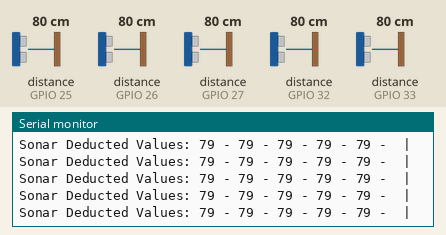
This sketch was run on a simulated ESP32. Parts: the last lines printed to the serial monitor. Wiring (inferred from the names in the program): 5 × ultrasonic range finder: trigger GPIO 25, echo GPIO 25 / trigger GPIO 26, echo GPIO 26 / trigger GPIO 27, echo GPIO 27 / trigger GPIO 32, echo GPIO 32 / trigger GPIO 33, echo GPIO 33. Inputs (shaded band) come from the test bench; at power-on: distance to the obstacle (sensors on GPIO 25, GPIO 26, GPIO 27, GPIO 32, GPIO 33) 80 cm. The echo pulse lasts 58.3 µs per cm.

Above: at 1.2 s.
1.3 s: distance to the obstacle (sensor on GPIO 25) set to 2 cm
At 1.36 s:
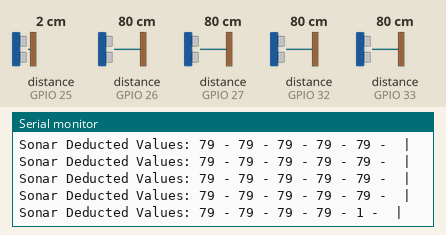
2.8 s: distance to the obstacle (sensor on GPIO 26) set to 2 cm
At 2.84 s:
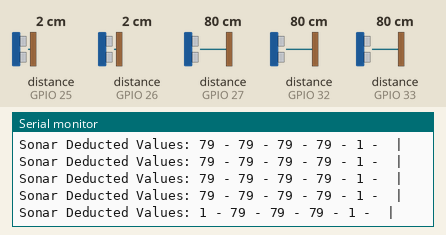
4.3 s: distance to the obstacle (sensor on GPIO 27) set to 2 cm
At 4.3 s:
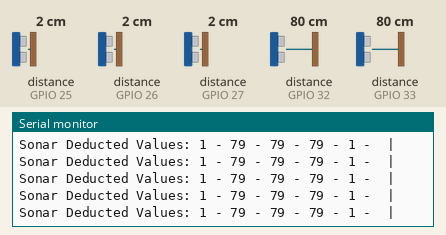
5.8 s: distance to the obstacle (sensor on GPIO 32) set to 2 cm
At 5.83 s:
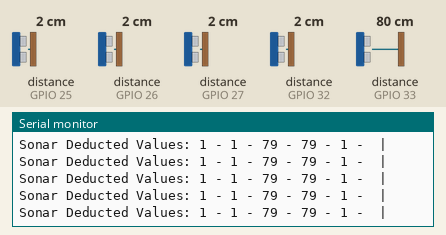
7.3 s: distance to the obstacle (sensor on GPIO 33) set to 2 cm
At 7.32 s:
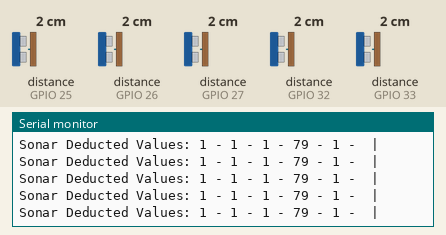
8.8 s: distance to the obstacle (sensor on GPIO 25) set to 4 cm
At 8.8 s:
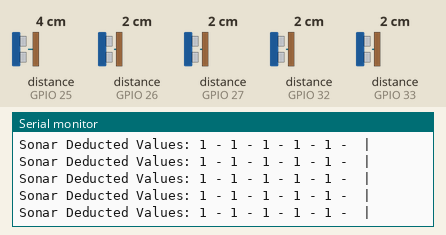
Timing chart, 0 to 11.3 s (numbered marks = the images above; inputs shaded):
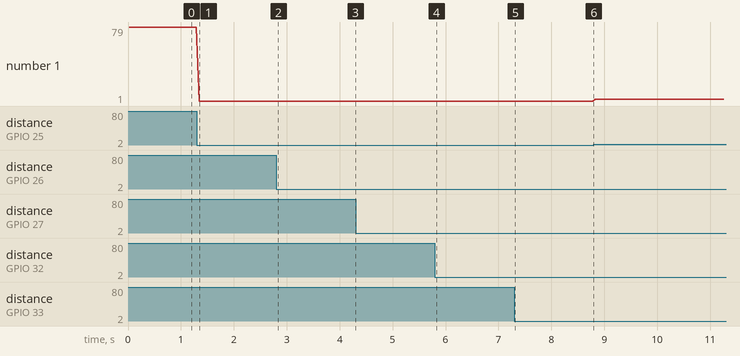

The sketch:

Sonar5x.ino
```cpp
#define MAX_DISTANCE 120

int sPins[] = {26, 27, 32, 33, 25};
int dists[] = {0, 0, 0, 0, 0};

void setup() {
  Serial.begin(115200);
}

void loop() {
  getDistanceValues();

  Serial.print("Sonar Deducted Values: ");
  for(int i = 0; i < 5; i++){
    Serial.print(dists[i]);
    Serial.print(" - ");
  }
  Serial.println(" | ");

  delay(30);
}

void getDistanceValues() {
  long sonarTimer = millis();
  for (int i = 0; i < 5; i++) {
    dists[i] = getDistS(sPins[i]);
  }

  while (millis() - sonarTimer < 15) { } // ensures a 15ms delay between pings per sonar
}

int getDistS(int te) {
  pinMode(te, OUTPUT);

  digitalWrite(te, LOW);
  delayMicroseconds(2);
  digitalWrite(te, HIGH);
  delayMicroseconds(10);
  digitalWrite(te, LOW);

  pinMode(te, INPUT);

  long dur = pulseIn(te, HIGH, 7200);
  int dst = dur / 58.8;
  if (dst == 0) dst = MAX_DISTANCE;
  return (dst);
}
```

Measured:
- after the input at 1.3 s, the serial monitor: prints a new line after 0.05 s (image 1)
- after the input at 2.8 s, the serial monitor: prints a new line at once (image 2)
- plotted number 1: 79 → 1 after the input at 1.3 s, 1 → 3 after the input at 8.8 s
